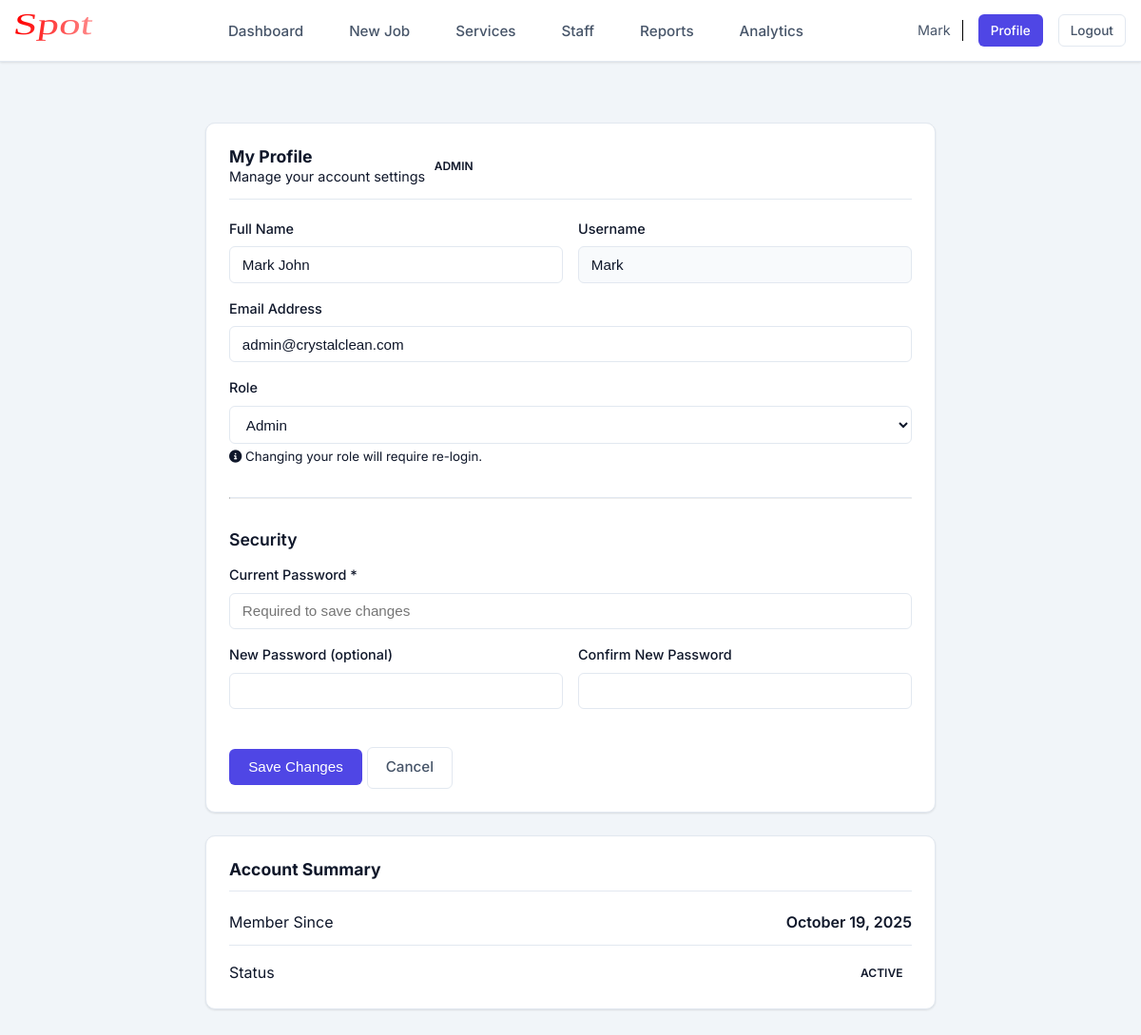
Screenshot of /profile (signed in) with the database file from the repository.
### app/models.py (models this page shows, shortened)
class User(UserMixin, db.Model):
    __tablename__ = 'users'
    id = db.Column(db.Integer, primary_key=True)
    username = db.Column(db.String(80), unique=True, nullable=False, index=True)
    full_name = db.Column(db.String(120), nullable=False)
    email = db.Column(db.String(120), unique=True, nullable=False)
    password_hash = db.Column(db.String(255), nullable=False)
    role = db.Column(db.String(20), nullable=False, default='staff')  # 'admin' or 'staff'
    is_active = db.Column(db.Boolean, default=True)
    created_at = db.Column(db.DateTime, default=datetime.utcnow)
    cars = db.relationship('Car', backref='assigned_user', lazy='dynamic')
    notifications = db.relationship('Notification', backref='user', lazy='dynamic')

### app/routes.py (the view)
@app.route('/profile')
@login_required
def view_profile():
    form = UpdateProfileForm()
    form.full_name.data = current_user.full_name
    form.email.data = current_user.email
    if current_user.role == 'admin':
        form.role.data = current_user.role
    return render_template('profile.html', form=form, user=current_user)

### app/forms.py (shortened to what this page needs)
class UpdateProfileForm(FlaskForm):
    full_name = StringField('Full Name', validators=[DataRequired(), Length(max=120)])
    email = StringField('Email', validators=[DataRequired(), Email()])
    current_password = PasswordField('Current Password (required for verification)', validators=[DataRequired()])
    new_password = PasswordField('New Password (leave blank to keep current)', validators=[Optional(), Length(min=6)])
    confirm_password = PasswordField('Confirm New Password', validators=[Optional()])
    role = SelectField('Role', choices=[('admin', 'Admin'), ('staff', 'Staff')], validators=[Optional()])

### app/models.py (called while the page is built)
@login_manager.user_loader
def load_user(user_id):
    return User.query.get(int(user_id))

### app/templates/profile.html (shortened to what this page needs)
{% extends "base.html" %}
{% block content %}
<div class="main-content" style="max-width: 800px;">
    <div class="card mb-4">
        <div class="card-header">
            <div style="display: flex; align-items: center; justify-content: space-between;">
                <div>
                    <h2 class="card-title">My Profile</h2>
                    <p class="text-secondary" style="margin: 0; font-size: 0.9rem;">Manage your account settings</p>
                </div>
                <span
                    class="badge {% if current_user.role == 'admin' %}badge-primary{% else %}badge-secondary{% endif %}">
                    {{ current_user.role.upper() }}
                </span>
            </div>
        </div>
        <div class="card-body">
            <form method="POST" action="{{ url_for('update_profile') }}">
                <div class="form-row">
                    <div class="form-group">
                        <label class="form-label" for="full_name">Full Name</label>
                        {{ form.full_name(class="form-control") }}
                    </div>
                    <div class="form-group">
                        <label class="form-label">Username</label>
                        <input type="text" class="form-control" value="{{ current_user.username }}" disabled
                            style="background-color: var(--bg-surface-alt);">
                    </div>
                </div>
                <div class="form-group">
                    <label class="form-label" for="email">Email Address</label>
                    {{ form.email(class="form-control") }}
                </div>
                {% if current_user.role == 'admin' %}
                <div class="form-group">
                    <label class="form-label" for="role">Role</label>
                    {{ form.role(class="form-control") }}
                    <small class="text-secondary mt-2">
                        <i class="fas fa-info-circle"></i> Changing your role will require re-login.
                    </small>
                </div>
                {% endif %}
                <hr style="border-top: 1px solid var(--border-light); margin: 2rem 0;">
                <h3 style="font-size: 1.1rem; font-weight: 600; margin-bottom: 1rem;">Security</h3>
                <div class="form-group">
                    <label class="form-label" for="current_password">Current Password <span
                            class="text-danger">*</span></label>
                    {{ form.current_password(class="form-control", placeholder="Required to save changes") }}
                </div>
                <div class="form-row">
                    <div class="form-group">
                        <label class="form-label" for="new_password">New Password <span
                                class="text-secondary">(optional)</span></label>
                        {{ form.new_password(class="form-control") }}
                    </div>
                    <div class="form-group">
                        <label class="form-label" for="confirm_password">Confirm New Password</label>
                        {{ form.confirm_password(class="form-control") }}
                    </div>
                </div>
                <div class="flex gap-2 mt-4">
                    <button type="submit" class="btn btn-primary">Save Changes</button>
                    <a href="{% if current_user.role == 'admin' %}{{ url_for('admin_dashboard') }}{% else %}{{ url_for('staff_dashboard') }}{% endif %}"
                        class="btn btn-secondary">Cancel</a>
                </div>
            </form>
        </div>
    </div>
    <div class="card">
        <div class="card-header">
            <h3 class="card-title">Account Summary</h3>
        </div>
        <div class="card-body">
            <div style="display: grid; gap: 1rem;">
                <div
                    style="display: flex; justify-content: space-between; border-bottom: 1px solid var(--border-light); padding-bottom: 0.75rem;">
                    <span class="text-secondary">Member Since</span>
                    <span style="font-weight: 600;">{{ current_user.created_at.strftime('%B %d, %Y') }}</span>
                </div>
                <div style="display: flex; justify-content: space-between;">
                    <span class="text-secondary">Status</span>
                    <span class="badge badge-success">ACTIVE</span>
                </div>
            </div>
        </div>
    </div>
</div>
{% endblock %}

### app/templates/base.html (shortened to what this page needs)
<!DOCTYPE html>
<html lang="en">
<head>
    <link rel="stylesheet" href="{{ url_for('static', filename='css/style.css') }}">
    <link rel="stylesheet" href="https://cdnjs.cloudflare.com/ajax/libs/font-awesome/6.5.1/css/all.min.css">
</head>
<body>
    {% if current_user.is_authenticated %}
    <nav class="navbar">
        <div class="nav-container">
            <a href="{{ url_for('admin_dashboard') if current_user.role == 'admin' else url_for('staff_dashboard') }}"
                class="nav-brand" style="font-family: 'Inter', sans-serif;">
                <img src="{{ url_for('static', filename='images/spot.svg') }}" alt="Spot"
                    style="height: 40px; width: auto; margin: 0; transform: translateY(0);">
            </a>
            <ul class="nav-menu">
                {% if current_user.role == 'admin' %}
                <li><a href="{{ url_for('admin_dashboard') }}"
                        class="nav-link {% if request.endpoint == 'admin_dashboard' %}active{% endif %}">Dashboard</a>
                </li>
                <li><a href="{{ url_for('add_car') }}"
                        class="nav-link {% if request.endpoint == 'add_car' %}active{% endif %}">New Job</a></li>
                <li><a href="{{ url_for('manage_services') }}"
                        class="nav-link {% if request.endpoint == 'manage_services' %}active{% endif %}">Services</a>
                </li>
                <li><a href="{{ url_for('manage_users') }}"
                        class="nav-link {% if request.endpoint == 'manage_users' %}active{% endif %}">Staff</a></li>
                <li><a href="{{ url_for('reports') }}"
                        class="nav-link {% if request.endpoint == 'reports' %}active{% endif %}">Reports</a></li>
                <li><a href="{{ url_for('analytics') }}"
                        class="nav-link {% if request.endpoint == 'analytics' %}active{% endif %}">Analytics</a></li>
                {% else %}
                <li><a href="{{ url_for('staff_dashboard') }}"
                        class="nav-link {% if request.endpoint == 'staff_dashboard' %}active{% endif %}">My Jobs</a>
                </li>
                {% endif %}
            </ul>
            <div class="nav-right">
                <span
                    style="font-size: 0.9rem; padding-right: 12px; border-right: 1px solid black; color: var(--text-secondary);">{{
                    current_user.username }}</span>
                <a href="{{ url_for('view_profile') }}" class="btn btn-sm btn-primary">Profile</a>
                <a href="{{ url_for('logout') }}" class="btn btn-sm btn-secondary">Logout</a>
            </div>
        </div>
    </nav>
    {% endif %}
    <main class="main-content">
        {% block content %}{% endblock %}
    </main>
</body>
</html>

### app/static/css/style.css (style rules this page uses)
:root { --bg-body: #f1f5f9; --bg-surface: #ffffff; --bg-surface-alt: #f8fafc; --text-primary: #0f172a; --text-secondary: #475569; --text-muted: #94a3b8; --text-on-primary: #ffffff; --primary: #4f46e5; --primary-dark: #4338ca; --primary-light: #e0e7ff; --success: #10b981; --warning: #f59e0b; --danger: #ef4444; --info: #3b82f6; --border-light: #e2e8f0; --shadow-sm: 0 1px 3px rgba(0, 0, 0, 0.05), 0 1px 2px rgba(0, 0, 0, 0.06); --shadow-md: 0 4px 6px -1px rgba(0, 0, 0, 0.05), 0 2px 4px -1px rgba(0, 0, 0, 0.03); --shadow-lg: 0 10px 15px -3px rgba(0, 0, 0, 0.05), 0 4px 6px -2px rgba(0, 0, 0, 0.02); --radius-sm: 6px; --radius-md: 10px; --radius-lg: 16px; --max-width: 1200px; }
*, *::before, *::after { box-sizing: border-box; margin: 0; padding: 0; }
body { background-color: var(--bg-body); color: var(--text-primary); font-family: 'Inter', sans-serif; line-height: 1.5; min-height: 100vh; }
h1, h2, h3, h4, h5, h6 { font-weight: 700; line-height: 1.2; color: var(--text-primary); margin-bottom: 0.5rem; }
a { color: var(--primary); text-decoration: none; }
.main-content { max-width: var(--max-width); margin: 0 auto; padding: 2rem 1rem; min-height: 80vh; padding-bottom: 6rem; }
.mt-4 { margin-top: 1.5rem; }
.mb-4 { margin-bottom: 1.5rem; }
.navbar { background: var(--bg-surface); border-bottom: 1px solid var(--border-light); padding: 0.75rem 0; position: sticky; top: 0; z-index: 1000; box-shadow: var(--shadow-sm); }
.nav-container { max-width: var(--max-width); margin: 0 auto; padding: 0 1rem; display: flex; justify-content: space-between; align-items: center; }
.nav-brand { display: flex; align-items: center; gap: 0.75rem; font-weight: 700; font-size: 1.25rem; color: var(--text-primary); }
.nav-menu { display: flex; align-items: center; gap: 1.5rem; list-style: none; }
.nav-link { color: var(--text-secondary); font-weight: 500; font-size: 0.95rem; padding: 0.5rem 0.75rem; border-radius: var(--radius-sm); }
.nav-right { display: flex; align-items: center; gap: 1rem; }
.card { background: var(--bg-surface); border: 1px solid var(--border-light); border-radius: var(--radius-md); padding: 1.5rem; margin-bottom: 1.5rem; box-shadow: var(--shadow-sm); transition: transform 0.2s ease, box-shadow 0.2s ease; }
.card-header { display: flex; justify-content: space-between; align-items: center; margin-bottom: 1.25rem; padding-bottom: 0.75rem; border-bottom: 1px solid var(--border-light); }
.card-title { font-size: 1.1rem; margin: 0; color: var(--text-primary); font-weight: 700; }
.btn { display: inline-flex; align-items: center; justify-content: center; gap: 0.5rem; padding: 0.6rem 1.2rem; border-radius: var(--radius-sm); font-weight: 500; cursor: pointer; border: 1px solid transparent; transition: all 0.15s ease; font-size: 0.95rem; }
.btn-primary { background-color: var(--primary); color: var(--text-on-primary); }
.btn-secondary { background-color: var(--bg-surface); border-color: var(--border-light); color: var(--text-secondary); }
.btn-sm { padding: 0.35rem 0.75rem; font-size: 0.85rem; }
.form-control { width: 100%; padding: 0.6rem 0.8rem; border: 1px solid var(--border-light); border-radius: var(--radius-sm); font-size: 0.95rem; background: var(--bg-surface); color: var(--text-primary); }
.badge { padding: 0.25rem 0.6rem; border-radius: 99px; font-size: 0.75rem; font-weight: 600; text-transform: uppercase; }
.form-group { margin-bottom: 1rem; }
.form-label { display: block; margin-bottom: 0.5rem; font-weight: 500; font-size: 0.9rem; }
.form-row { display: flex; flex-direction: column; gap: 1rem; }
@media (min-width: 992px) { .form-row { display: grid; grid-template-columns: 1fr 1fr; } }

### rows the page displays
User: username "Mark", role "ADMIN", full_name "Mark John", email "admin@crystalclean.com", role "Admin", created_at "October 19, 2025"
